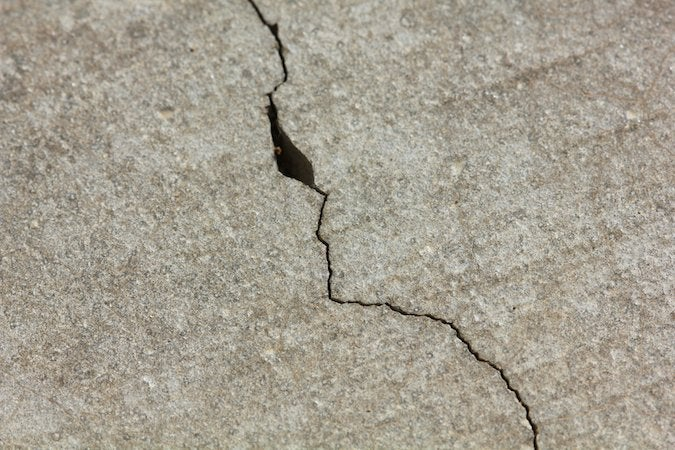
#> input picture Task2/img2.jpg, 675 x 450 px
$ jupyter execute Q5_img2.ipynb
#> lines starting #> are read from the running program, lines starting #| are printed output that depends on the picture
[cell 1]
import numpy as np
import matplotlib.pyplot as plt
from skimage.segmentation import active_contour
import cv2
from google.colab.patches import cv2_imshow
from skimage.filters import gaussian

[cell 2]
image = cv2.imread("img2.jpg")
#> image is the input picture: shape (450, 675, 3); mean B, G, R 145.3, 159.2, 165
gray_image = cv2.cvtColor(image, cv2.COLOR_BGR2GRAY)

[cell 3]
s = np.linspace(0, 2*np.pi, 300)
r = (gray_image.shape[0]/2) + 300*np.sin(s)
c = (gray_image.shape[1]/2) + 300*np.cos(s)
init = np.array([r, c]).T

[cell 4]
alpha = 0.015
beta = 1
gamma = 0.001
snake = active_contour(gaussian(gray_image, 3, preserve_range=False),init, alpha=alpha, beta=beta, gamma=gamma)
#> snake = 300 pairs, first value 128.3 to 300.7, second value 270.3 to 332.4
fig, ax = plt.subplots(figsize=(7, 7))
ax.imshow(gray_image, cmap=plt.cm.gray)
ax.plot(init[:, 1], init[:, 0], '--r', lw=3)
ax.plot(snake[:, 1], snake[:, 0], '-b', lw=3)
title = "Alpha: " + str(alpha) + " Beta: " + str(beta) + " gamma: " + str(gamma)
ax.set_title(title)
ax.set_xticks([]), ax.set_yticks([])
ax.axis([0, gray_image.shape[1], gray_image.shape[0], 0])

plt.show()
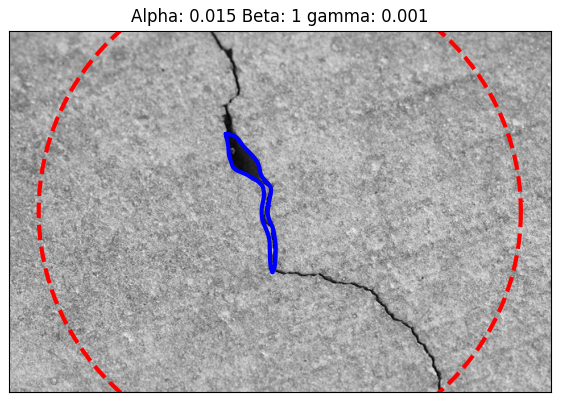
#> figure drawn by matplotlib, 1 panel


$ run again, with Task2/img1.jpg copied over Task2/img2.jpg
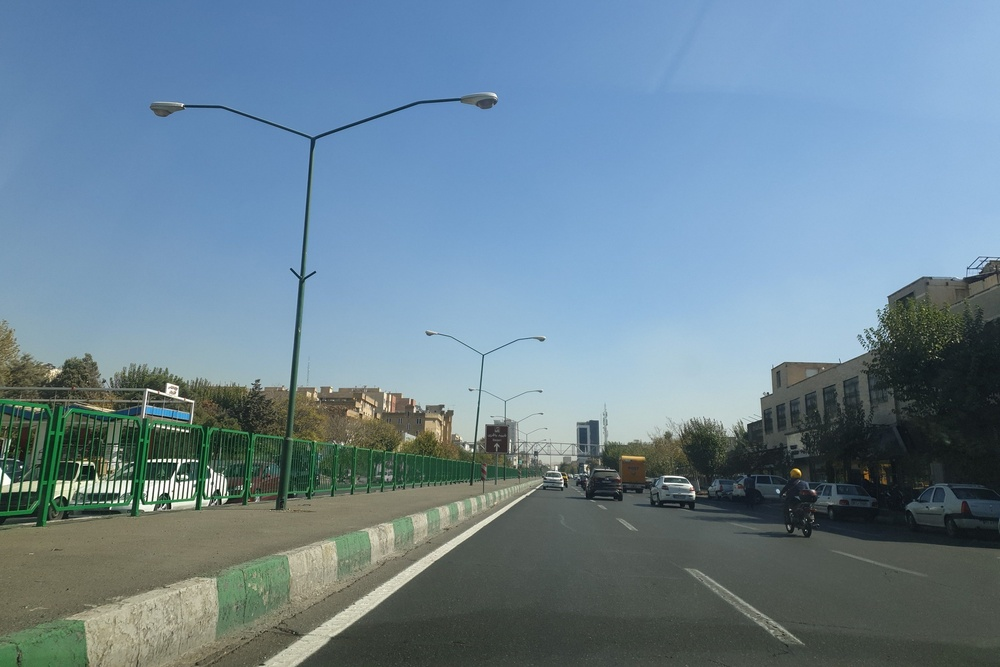
#> input picture Task2/img1.jpg, 1000 x 667 px, shrunk from 1920 x 1280 before the run
#> image is the input picture: shape (667, 1000, 3); mean B, G, R 147.4, 131.8, 107.3
#> `gray_image = cv2.cvtColor(image, cv2.COLOR_BGR2GRAY)`:
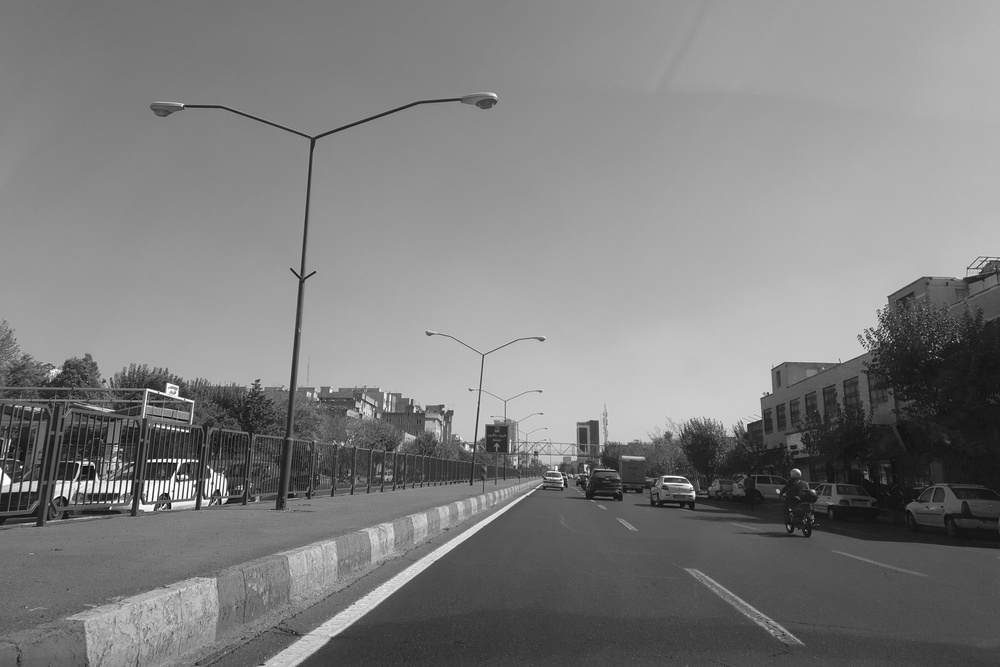
#> gray_image: shape (667, 1000); min 4, max 255, mean 126.3
#> snake = 300 pairs, first value 331.7 to 478.8, second value 290.1 to 599
#> `plt.show()`:
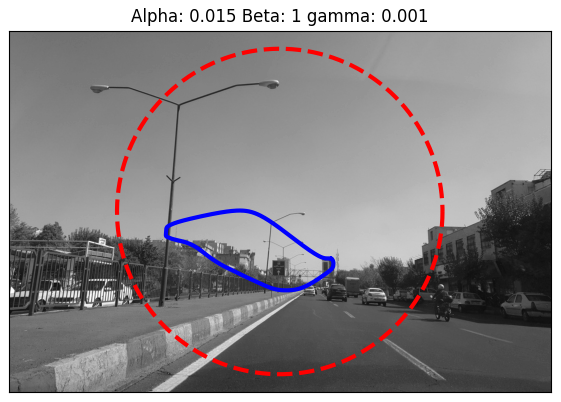
#> figure drawn by matplotlib, 1 panel

$ run again, with Task2/img3.jpg copied over Task2/img2.jpg
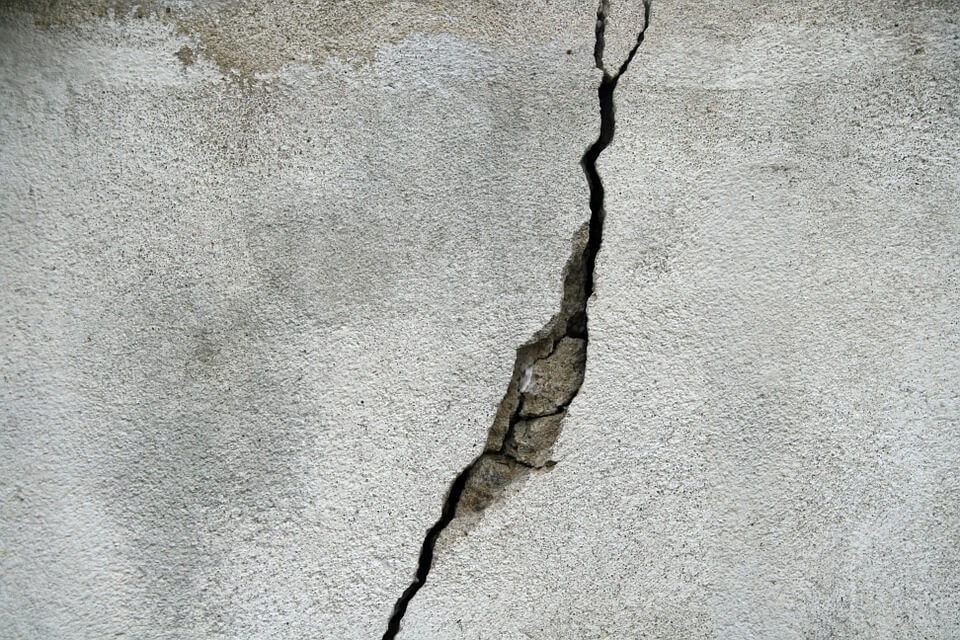
#> input picture Task2/img3.jpg, 960 x 640 px
#> image is the input picture: shape (640, 960, 3); mean B, G, R 172, 175.4, 173.7
#> snake = 300 pairs, first value 241.9 to 466.9, second value 483.8 to 602
#> `plt.show()`:
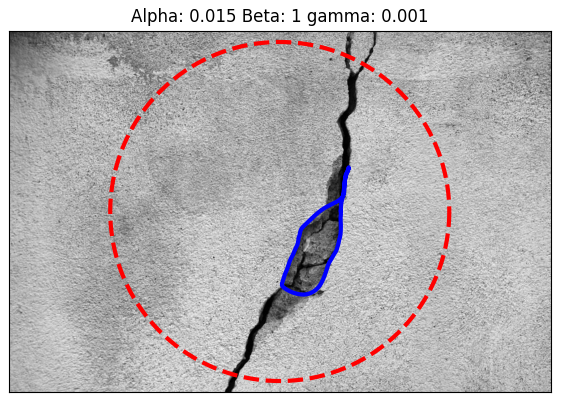
#> figure drawn by matplotlib, 1 panel
